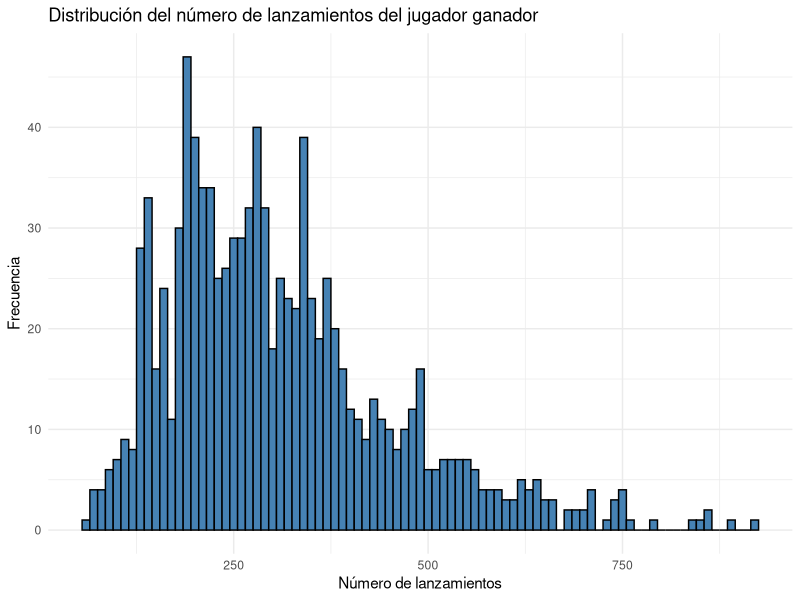

R code for this plot:
## ---- chunk 1
# Crear la matriz vacía
tablero <- matrix(0, nrow = 40, ncol = 40)

# Número actual a colocar
numero <- 1

# Recorremos desde la fila 40 hasta la 1 (última a primera)
for (fila in 40:1) {
  if ((40 - fila) %% 2 == 0) {
    # Si es una fila "par" desde abajo, llenar de izquierda a derecha
    for (col in 1:40) {
      tablero[fila, col] <- numero
      numero <- numero + 1
    }
  } else {
    # Si es una fila "impar" desde abajo, llenar de derecha a izquierda
    for (col in 40:1) {
      tablero[fila, col] <- numero
      numero <- numero + 1
    }
  }
}
## ---- chunk 2
# Crear la matriz vacía del tablero
tablero <- matrix(0, nrow = 40, ncol = 40)

# Llenar el tablero en zigzag (de abajo hacia arriba)
numero <- 1
for (fila in 40:1) {
  if ((40 - fila) %% 2 == 0) {
    for (col in 1:40) {
      tablero[fila, col] <- numero
      numero <- numero + 1
    }
  } else {
    for (col in 40:1) {
      tablero[fila, col] <- numero
      numero <- numero + 1
    }
  }
}

# Escaleras (casilla de origen = casilla destino)
escaleras <- c(
  `8` = 650,
  `18` = 418,
  `25` = 507,
  `120` = 598,
  `324` = 802,
  `545` = 973,
  `530` = 1008,
  `863` = 1341,
  `1033` = 1445,
  `1309` = 1571
)

# Serpientes
serpientes <- c(
  `537` = 22,
  `284` = 108,
  `495` = 228,
  `922` = 609,
  `1096` = 586,
  `940` = 654,
  `892` = 803,
  `1500` = 1147,
  `1569` = 1086,
  `1586` = 1131
)

# Función para mover al jugador según escaleras y serpientes
mover_casilla <- function(casilla, escaleras, serpientes) {
  casilla_str <- as.character(casilla)
  if (casilla_str %in% names(escaleras)) {
    return(escaleras[casilla_str])
  } else if (casilla_str %in% names(serpientes)) {
    return(serpientes[casilla_str])
  } else {
    return(casilla)
  }
}


# Función para simular el juego
simular_juego <- function() {
  casilla <- 1
  intento <- 0
  
  while (casilla < 1600) {
    intento <- intento + 1
    dado1 <- sample.int(6, 1)
    dado2 <- sample.int(6, 1)
    
    if (casilla >= 1594) {
      suma_dado1 <- casilla + dado1
      if (suma_dado1 == 1600) {
        casilla <- 1601  # salir del bucle
        break
      } else if (suma_dado1 <= 1600) {
        casilla <- suma_dado1
      }
    } else {
      casilla <- casilla + dado1 + dado2
      casilla <- mover_casilla(casilla, escaleras, serpientes)
    }
  }
  
  intento
}

set.seed(42)
# Ejecutar 1000 simulaciones
lista_intentos <- replicate(1000, simular_juego())

## ---- chunk 3
library(ggplot2)

crear_mapa <- function() {
  escaleras <- c(
    `8` = 650, `18` = 418, `25` = 507, `120` = 598, `324` = 802,
    `545` = 973, `530` = 1008, `863` = 1341, `1033` = 1445, `1309` = 1571
  )
  
  serpientes <- c(
    `537` = 22, `284` = 108, `495` = 228, `922` = 609, `1096` = 586,
    `940` = 654, `892` = 803, `1500` = 1147, `1569` = 1086, `1586` = 1131
  )
  
  list(escaleras = escaleras, serpientes = serpientes)
}

# Aplica reglas de escaleras o serpientes
mover_casilla <- function(pos, escaleras, serpientes) {
  if (as.character(pos) %in% names(escaleras)) return(escaleras[as.character(pos)])
  if (as.character(pos) %in% names(serpientes)) return(serpientes[as.character(pos)])
  return(pos)
}

# Simula una sola partida y devuelve el número de lanzamientos del ganador
simular_partida <- function(num_jugadores = 2, mapa) {
  posiciones <- rep(1, num_jugadores)
  lanzamientos <- rep(0, num_jugadores)
  turno <- 1
  
  repeat {
    jugador <- turno
    otro <- ifelse(turno == 1, 2, 1)
    
    dado <- sample(1:6, 1)
    lanzamientos[jugador] <- lanzamientos[jugador] + 1
    
    posiciones[jugador] <- posiciones[jugador] + dado
    posiciones[jugador] <- mover_casilla(posiciones[jugador], mapa$escaleras, mapa$serpientes)
    
    # Si alcanza al otro jugador
    if (posiciones[jugador] == posiciones[otro]) {
      dado_retroceso <- sample(1:6, 1)
      lanzamientos[otro] <- lanzamientos[otro] + 1
      posiciones[otro] <- max(1, posiciones[otro] - dado_retroceso)
      posiciones[otro] <- mover_casilla(posiciones[otro], mapa$escaleras, mapa$serpientes)
    }
    
    if (posiciones[jugador] >= 1600) {
      return(lanzamientos[jugador])
    }
    
    turno <- ifelse(turno == num_jugadores, 1, turno + 1)
  }
}

# Simula muchas partidas y guarda los lanzamientos del ganador
simular_torneo_lanzamientos <- function(repeticiones = 1000, semilla = NULL) {
  if (!is.null(semilla)) set.seed(semilla)
  
  mapa <- crear_mapa()
  lanzamientos_ganador <- numeric(repeticiones)
  
  for (i in 1:repeticiones) {
    lanzamientos_ganador[i] <- simular_partida(num_jugadores = 2, mapa)
  }
  
  return(lanzamientos_ganador)
}

# Ejecutar simulación
set.seed(42)
resultados <- simular_torneo_lanzamientos(repeticiones = 1000)
## ---- chunk 4
# Estadísticas
cat("Promedio de lanzamientos del jugador ganador:", mean(resultados), "\n")
## ---- chunk 5
# Gráfica
ggplot(data.frame(Lanzamientos = resultados), aes(x = Lanzamientos)) +
  geom_histogram(binwidth = 10, fill = "steelblue", color = "black") +
  theme_minimal() +
  labs(
    title = "Distribución del número de lanzamientos del jugador ganador",
    x = "Número de lanzamientos",
    y = "Frecuencia"
  )
## ---- chunk 6
knitr::kable(quantile(resultados, prob = seq(0, 1 , by = 0.25)), caption = "Cuantiles")
